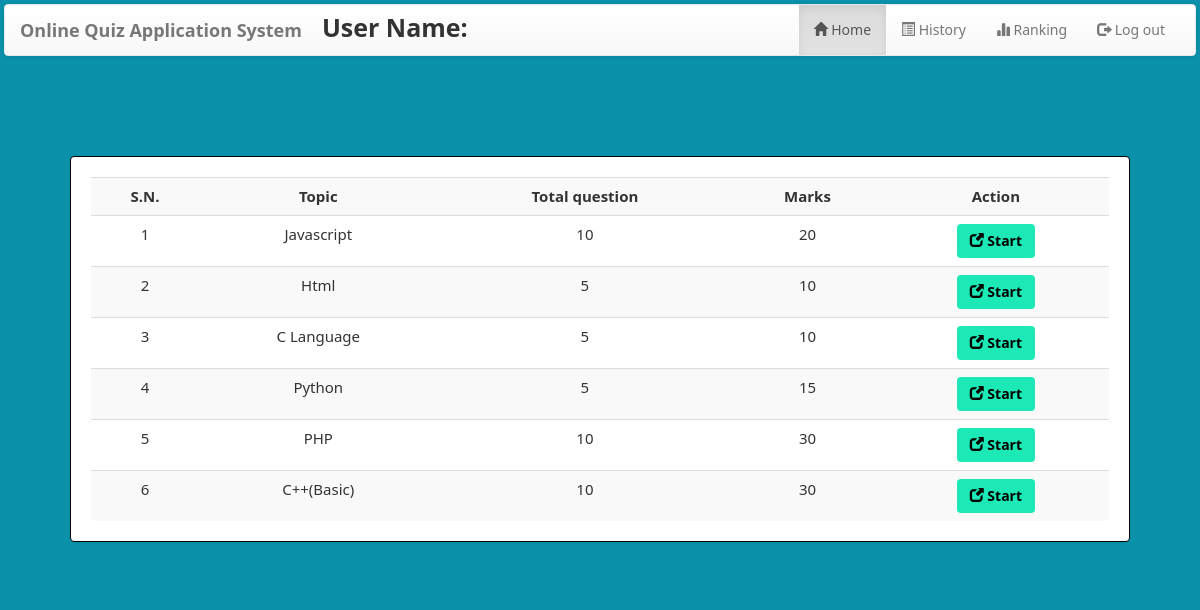
Page /welcome.php?q=1 (signed in) on the committed database.
### tables this page shows
CREATE TABLE `quiz` (
  `eid` text NOT NULL,
  `title` varchar(100) NOT NULL,
  `sahi` int(11) NOT NULL,
  `wrong` int(11) NOT NULL,
  `total` int(11) NOT NULL,
  `date` timestamp NOT NULL DEFAULT current_timestamp() ON UPDATE current_timestamp()
);

### welcome.php (the view, shortened to what this page needs)
<?php
    include_once 'database.php';
    if(!(isset($_SESSION['email'])))
    {
        header("location:login.php");
    }
    else
    {
        $email = $_SESSION['email'];
    }
?>
<!DOCTYPE html>
<html lang="en">
<head>
    <link  rel="stylesheet" href="css/bootstrap.min.css"/>
    <link  rel="stylesheet" href="css/bootstrap-theme.min.css"/>
    <link rel="stylesheet" href="css/welcome.css">
    <link  rel="stylesheet" href="css/font.css">
</head>
<body style="margin:4px;background-color:#0B91AA;" >
    <nav class="navbar navbar-default title1">
        <div class="container-fluid">
            <div class="navbar-header">
        <a class="navbar-brand" href="#"><b>Online Quiz Application System</b></a>
        </div>
        <div class="collapse navbar-collapse" id="bs-example-navbar-collapse-1">
        <ul class="nav navbar-nav navbar-left">
		<?php
			$qq=mysqli_query($con,"SELECT name FROM user WHERE email='$email'" )or die('Error98');
			$row=mysqli_fetch_array($qq);
			$name=$row['name'];
		?>
			<li style="font-weight:bold;text-align:center;font-size:25px;padding:5px;">User Name: <?php echo $name ?></li>
        </ul>
        <ul class="nav navbar-nav navbar-right">
		<li <?php if(@$_GET['q']==1) echo'class="active"'; ?> ><a href="welcome.php?q=1"><span class="glyphicon glyphicon-home" aria-hidden="true"></span>&nbsp;Home<span class="sr-only">(current)</span></a></li>
            <li <?php if(@$_GET['q']==2) echo'class="active"'; ?>> <a href="welcome.php?q=2"><span class="glyphicon glyphicon-list-alt" aria-hidden="true"></span>&nbsp;History</a></li>
            <li <?php if(@$_GET['q']==3) echo'class="active"'; ?>> <a href="welcome.php?q=3"><span class="glyphicon glyphicon-stats" aria-hidden="true"></span>&nbsp;Ranking</a></li>
        <li <?php echo''; ?> > <a href="logout.php?q=welcome.php"><span class="glyphicon glyphicon-log-out" aria-hidden="true"></span>&nbsp;Log out</a></li>
        </ul>
        </div>
    </div>
    </nav>
    <br><br>
    <div class="container">
        <div class="row">
            <div class="col-md-12">
                <?php if(@$_GET['q']==1)
                {
                    $result = mysqli_query($con,"SELECT * FROM quiz ORDER BY date DESC") or die('Error');
                    echo  '<div class="panel">
							<div class="table-responsive">
								<table class="table table-striped title1">
									<tr>
										<td><center><b>S.N.</b></center></td>
										<td><center><b>Topic</b></center></td>
										<td><center><b>Total question</b></center></td>
										<td><center><b>Marks</center></b></td>
										<td><center><b>Action</b></center></td>
									</tr>';
                    $c=1;
                    while($row = mysqli_fetch_array($result)) {
                        $title = $row['title'];
                        $total = $row['total'];
                        $sahi = $row['sahi'];
                        $eid = $row['eid'];
                    $q12=mysqli_query($con,"SELECT score FROM history WHERE eid='$eid' AND email='$email'" )or die('Error98');
                    $rowcount=mysqli_num_rows($q12);
                    if($rowcount == 0){
                        echo '<tr>
								<td><center>'.$c++.'</center></td>
								<td><center>'.$title.'</center></td>
								<td><center>'.$total.'</center></td>
								<td><center>'.$sahi*$total.'</center></td>
								<td><center><b><a href="welcome.php?q=quiz&step=2&eid='.$eid.'&n=1&t='.$total.'" class="btn sub1" style="color:black;margin:0px;background:#1de9b6"><span class="glyphicon glyphicon-new-window" aria-hidden="true"></span>&nbsp;<span class="title1"><b>Start</b></span></a></b></center></td>
							</tr>';
                    }
                    }
                    echo '</table>
						</div></div>';
                }?>
</body>
</html>

### rows in the picture
quiz: title "Javascript", total "10", $sahi*$total "20"
quiz: title "Html", total "5", $sahi*$total "10"
quiz: title "C Language", total "5", $sahi*$total "10"
quiz: title "Python", total "5", $sahi*$total "15"
quiz: title "PHP", total "10", $sahi*$total "30"
quiz: title "C++(Basic)", total "10", $sahi*$total "30"
